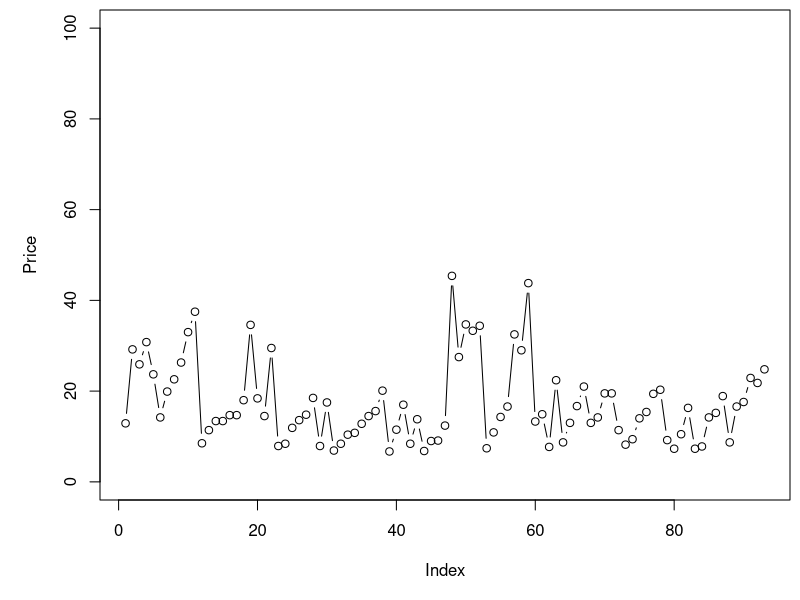
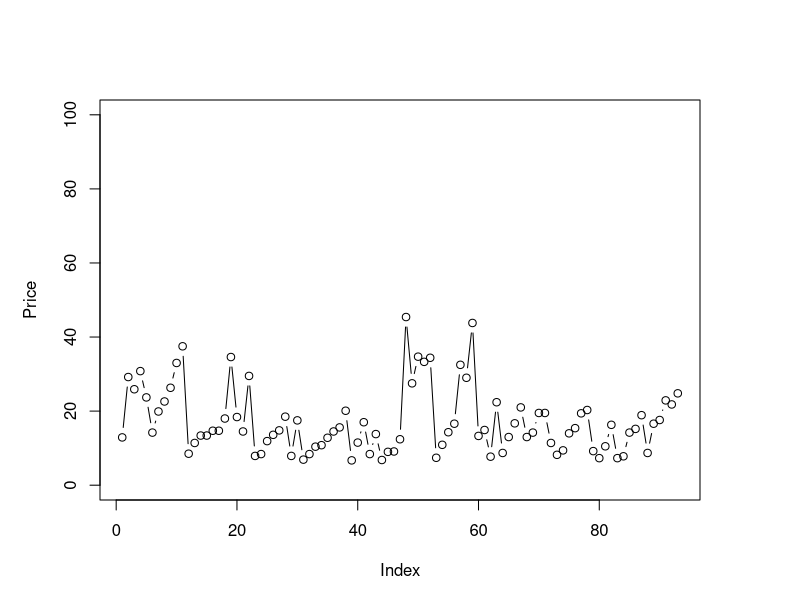
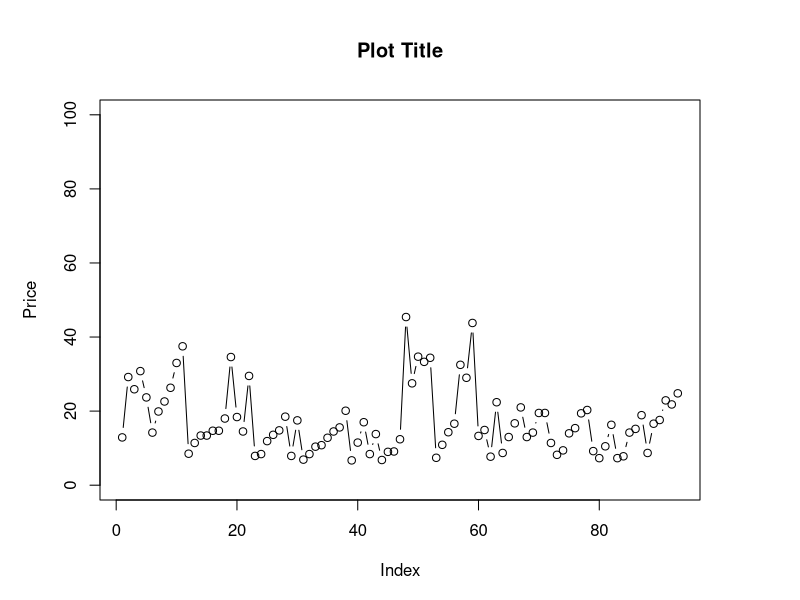
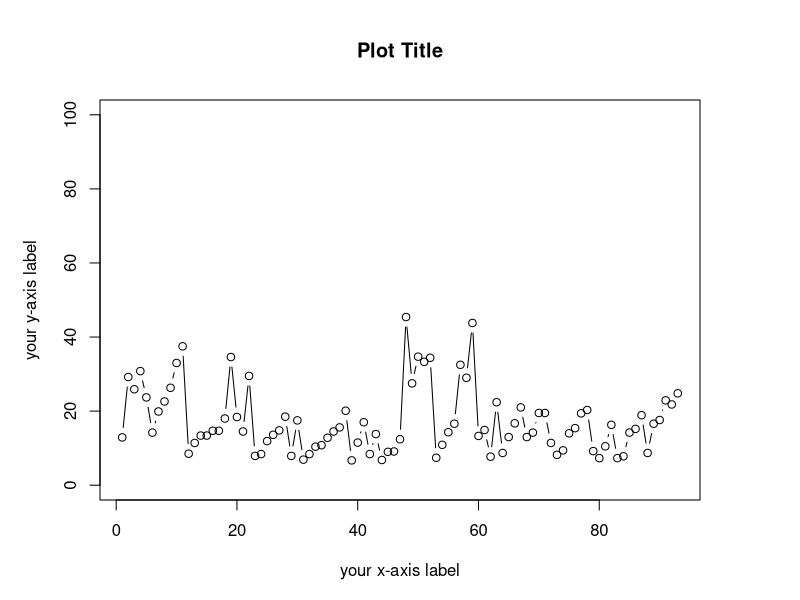

Here is the R script that generated these plots, in order:
#Set the margin of the plot
#par(mai=c(bottom, left,top,right)

library('MASS')
par(mai=c(10,10,1,1)/10)
plot(Cars93$Min.Price,type='b',ylab = 'Price',ylim = c(0,100))
par(mai=c(10,10,10,10)/10)
plot(Cars93$Min.Price,type='b',ylab = 'Price',ylim = c(0,100))

#plot title
plot(Cars93$Min.Price,type='b',ylab = 'Price',ylim = c(0,100),main='Plot Title')

#x-axis label - use xlab='your x-axis label'
#x-axis label - use ylab='your y-axis label'

plot(Cars93$Min.Price,type='b',ylab = 'your y-axis label',xlab='your x-axis label',ylim = c(0,100),main='Plot Title')
